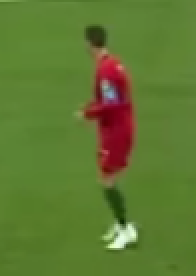
#> input picture output_videos/cropped_image.jpg, 98 x 138 px (shown 2 times larger)
$ jupyter execute color_assignement.ipynb
#> lines starting #> are read from the running program, lines starting #| are printed output that depends on the picture
[cell 1]
import cv2
import matplotlib.pyplot as plt
import numpy as np
from sklearn.cluster import KMeans

[cell 2]
image_path = r"../output_videos/cropped_image.jpg"
image = cv2.imread(image_path)
#> image is the input picture: shape (138, 98, 3); mean B, G, R 49.4, 119.9, 94.7

# Check if the image was loaded successfully
if image is None:
    raise FileNotFoundError(f"Image not found at path: {image_path}")

image = cv2.cvtColor(image, cv2.COLOR_BGR2RGB)

[cell 3]
plt.imshow(image)
plt.show()

[cell 4]
top_half_image=  image[0: int(image.shape[0]/2), :]
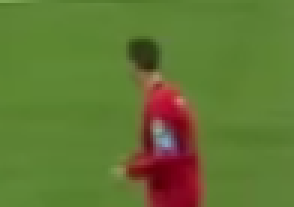
#> top_half_image: shape (69, 98, 3) (shown 3 times larger); mean R, G, B 97.8, 118.4, 51.5
plt.imshow(top_half_image)
plt.show()

[cell 5]
# Reshape the image into 2d array
image_2d = top_half_image.reshape(-1, 3)

# perform k-means clustering with 2 clusters
kmeans = KMeans(n_clusters=2, random_state=0)
kmeans.fit(image_2d)

# get the cluster labels
labels = kmeans.labels_

# reshape the labels into the orginal image shape
clustered_image = labels.reshape(top_half_image.shape[0], top_half_image.shape[1])

# Display the clustered image
plt.imshow(clustered_image)
plt.show()
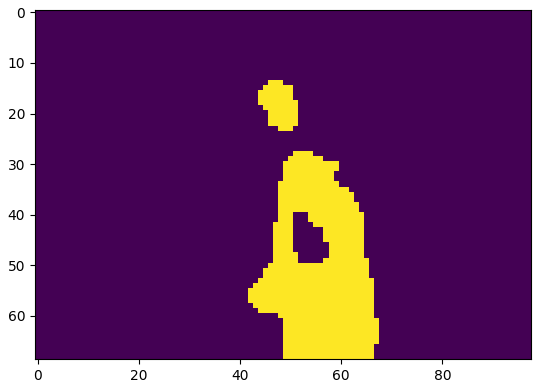
#> figure drawn by matplotlib, 1 panel

[cell 6]
corner_clusters = [clustered_image[0, 0], clustered_image[0, -1], clustered_image[-1, 0], clustered_image[-1, -1]]
#> corner_clusters = [0, 0, 0, 0]
non_player_cluster = max(set(corner_clusters), key=corner_clusters.count)
#> non_player_cluster = 0
print(non_player_cluster)
#| 0

[cell 7]
player_cluster = 1-non_player_cluster
#> player_cluster = 1
print(player_cluster)
#| 1

[cell 8]
kmeans.cluster_centers_[player_cluster]
#> Out = [123.3, 33.4, 39.42]
